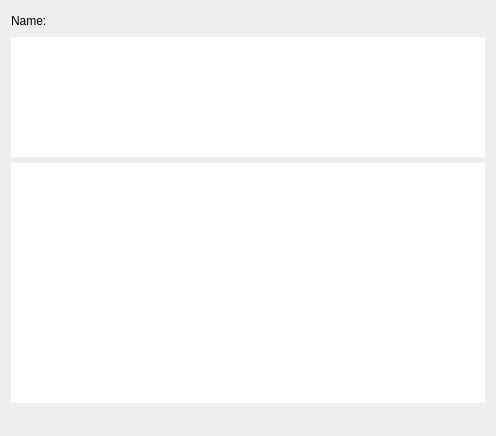
<?xml version="1.0" encoding="UTF-8"?>
<ui version="4.0">
 <class>FontForm</class>
 <widget class="QWidget" name="FontForm">
  <property name="geometry">
   <rect>
    <x>0</x>
    <y>0</y>
    <width>496</width>
    <height>436</height>
   </rect>
  </property>
  <property name="windowTitle">
   <string>Form</string>
  </property>
  <layout class="QVBoxLayout" name="verticalLayout_8">
   <item>
    <layout class="QHBoxLayout" name="horizontalLayout_3">
     <item>
      <widget class="QLabel" name="lFontName">
       <property name="text">
        <string>Name:</string>
       </property>
      </widget>
     </item>
     <item>
      <widget class="QLabel" name="Name">
       <property name="text">
        <string/>
       </property>
      </widget>
     </item>
     <item>
      <spacer name="horizontalSpacer_3">
       <property name="orientation">
        <enum>Qt::Horizontal</enum>
       </property>
       <property name="sizeHint" stdset="0">
        <size>
         <width>40</width>
         <height>20</height>
        </size>
       </property>
      </spacer>
     </item>
    </layout>
   </item>
   <item>
    <widget class="QTextEdit" name="AZ10small">
     <property name="sizePolicy">
      <sizepolicy hsizetype="Preferred" vsizetype="Preferred">
       <horstretch>0</horstretch>
       <verstretch>0</verstretch>
      </sizepolicy>
     </property>
     <property name="minimumSize">
      <size>
       <width>0</width>
       <height>120</height>
      </size>
     </property>
     <property name="maximumSize">
      <size>
       <width>16777215</width>
       <height>120</height>
      </size>
     </property>
     <property name="frameShape">
      <enum>QFrame::NoFrame</enum>
     </property>
     <property name="verticalScrollBarPolicy">
      <enum>Qt::ScrollBarAlwaysOff</enum>
     </property>
     <property name="horizontalScrollBarPolicy">
      <enum>Qt::ScrollBarAlwaysOff</enum>
     </property>
     <property name="readOnly">
      <bool>true</bool>
     </property>
     <property name="textInteractionFlags">
      <set>Qt::NoTextInteraction</set>
     </property>
    </widget>
   </item>
   <item>
    <widget class="QTextEdit" name="AZ10large">
     <property name="sizePolicy">
      <sizepolicy hsizetype="Preferred" vsizetype="Preferred">
       <horstretch>0</horstretch>
       <verstretch>0</verstretch>
      </sizepolicy>
     </property>
     <property name="minimumSize">
      <size>
       <width>0</width>
       <height>240</height>
      </size>
     </property>
     <property name="maximumSize">
      <size>
       <width>16777215</width>
       <height>240</height>
      </size>
     </property>
     <property name="frameShape">
      <enum>QFrame::NoFrame</enum>
     </property>
     <property name="verticalScrollBarPolicy">
      <enum>Qt::ScrollBarAlwaysOff</enum>
     </property>
     <property name="horizontalScrollBarPolicy">
      <enum>Qt::ScrollBarAlwaysOff</enum>
     </property>
     <property name="readOnly">
      <bool>true</bool>
     </property>
     <property name="textInteractionFlags">
      <set>Qt::NoTextInteraction</set>
     </property>
    </widget>
   </item>
   <item>
    <spacer name="verticalSpacer">
     <property name="orientation">
      <enum>Qt::Vertical</enum>
     </property>
     <property name="sizeHint" stdset="0">
      <size>
       <width>20</width>
       <height>40</height>
      </size>
     </property>
    </spacer>
   </item>
  </layout>
 </widget>
 <resources/>
 <connections/>
</ui>
